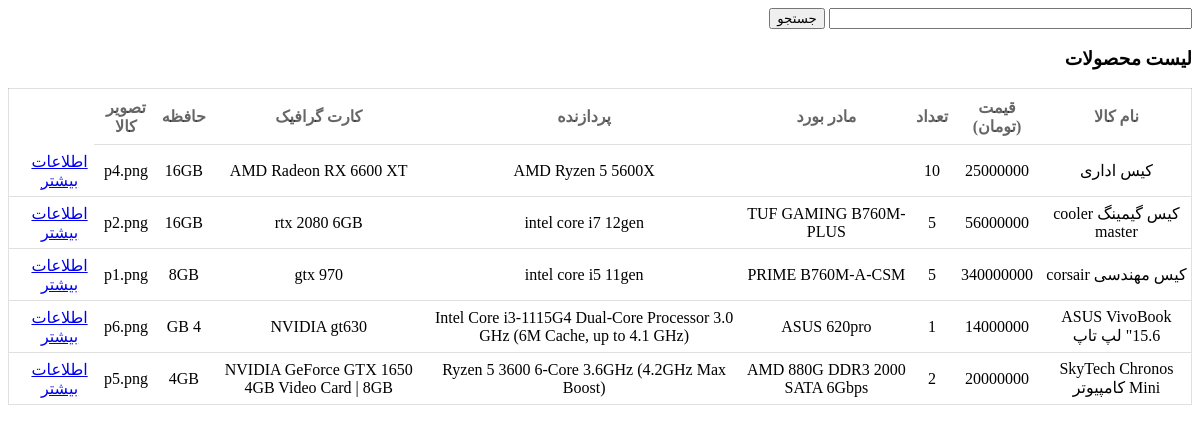
/products_list.php, run on the app's committed database.
### tables this page shows
CREATE TABLE IF NOT EXISTS `products` (
  `id` int(70) NOT NULL AUTO_INCREMENT,
  `p_name` varchar(255) NOT NULL,
  `price` int(100) NOT NULL,
  `count` int(10) NOT NULL,
  `mother_board` varchar(60) NOT NULL,
  `cpu` varchar(255) NOT NULL,
  `gpu` varchar(255) NOT NULL,
  `ram` varchar(255) NOT NULL,
  `status` enum('available','unavailable') NOT NULL,
  `p_image` varchar(255) NOT NULL,
  PRIMARY KEY (`id`),
  KEY `CPU` (`cpu`)
);

### products_list.php (the view, shortened to what this page needs)
<!DOCTYPE html>
<html lang="en">
<head>
   <link rel="stylesheet" href="css/style.css">
</head>
<body dir="rtl">
<?php
include 'db.php';
$text='';
if(isset($_GET['search_btn']))
{
$text=$_GET['search_text'];
$sql="SELECT* FROM products WHERE   p_name  LIKE '%$text%' OR ram  LIKE '%$text%'OR cpu  LIKE '%$text%' ";
$result = $conn->query($sql);
$productList=$result->fetch_all(MYSQLI_ASSOC);
}
else{
$sql="SELECT* FROM products WHERE status='available'  ";
$result = $conn->query($sql);
$productList=$result->fetch_all(MYSQLI_ASSOC);
}
?>
<form action="products_list.php" method="get">
<input type="text" name="search_text" value="<?php $text ?>"style="width: 30%">
<input type="submit" name="search_btn" value="جستجو" >
</form>
<h3>لیست محصولات</h3>
<table class="datatable" >
<th>نام کالا</th>
<th>قیمت (تومان)</th>
<th>تعداد</th>
<th>مادر بورد</th>
<th>پردازنده</th>
<th>  کارت گرافیک</th>
<th> حافظه </th>
<th>تصویر کالا</th>
<?php
foreach ($productList as $product)
{
echo"
 <tr  >
 <td >{$product['p_name']}</td>
 <td>{$product['price']}</td>
 <td>{$product['count']}</td>
 <td>{$product['mother_board']}</td>
 <td>{$product['cpu']}</td>
 <td>{$product['gpu']}</td>
 <td>{$product['ram']}</td>
 <td>{$product['p_image']}</td>
 <td><a href='productDetail_controler.php?id={$product['id']}' >اطلاعات بیشتر</a></td>
 </tr>
";
}
?>
</table>
</body>
</html>

### css/datatables.css (style rules this page uses)
table.datatable { border: 1px solid rgba(0, 0, 0, 0.12); border-radius: 4px; border-collapse: collapse ; vertical-align: middle; text-align: center; width: 100%; background-color: #ffffff; }
.datatable tr { height: 52px; }
.datatable td>a { margin:0 -16px 0 16px; }
.datatable td,.datatable th { padding: 0px 4px; border-bottom: 1px solid rgba(0, 0, 0, 0.12); }

### css/productDetail.css (style rules this page uses)
* { --mainColor:#FFA726; --secendColor:rgb(131, 46, 46); --lightColor:#f3e5f5; --darkColor:#000000; --sucsess:#00E676; }

### data on the page
products: p_name "کیس اداری", price "25000000", count "10", cpu "AMD Ryzen 5 5600X", gpu "AMD Radeon RX 6600 XT", ram "16GB", p_image "p4.png"
products: p_name "کیس گیمینگ cooler master", price "56000000", count "5", mother_board "TUF GAMING B760M-PLUS", cpu "intel core i7 12gen", gpu "rtx 2080 6GB", ram "16GB", p_image "p2.png"
products: p_name "کیس مهندسی corsair", price "340000000", count "5", mother_board "PRIME B760M-A-CSM", cpu "intel core i5 11gen", gpu "gtx 970", ram "8GB", p_image "p1.png"
products: p_name "ASUS VivoBook 15.6\" لپ تاپ", price "14000000", count "1", mother_board "ASUS 620pro", cpu "Intel Core i3-1115G4 Dual-Core Processor 3.0 GHz (6M Cache, up to 4.1 GHz)", gpu "NVIDIA gt630", ram "4 GB", p_image "p6.png"
products: p_name "SkyTech Chronos Mini کامپیوتر", price "20000000", count "2", mother_board "AMD 880G DDR3 2000 SATA 6Gbps", cpu "Ryzen 5 3600 6-Core 3.6GHz (4.2GHz Max Boost)", gpu "NVIDIA GeForce GTX 1650 4GB Video Card | 8GB", ram "4GB", p_image "p5.png"
